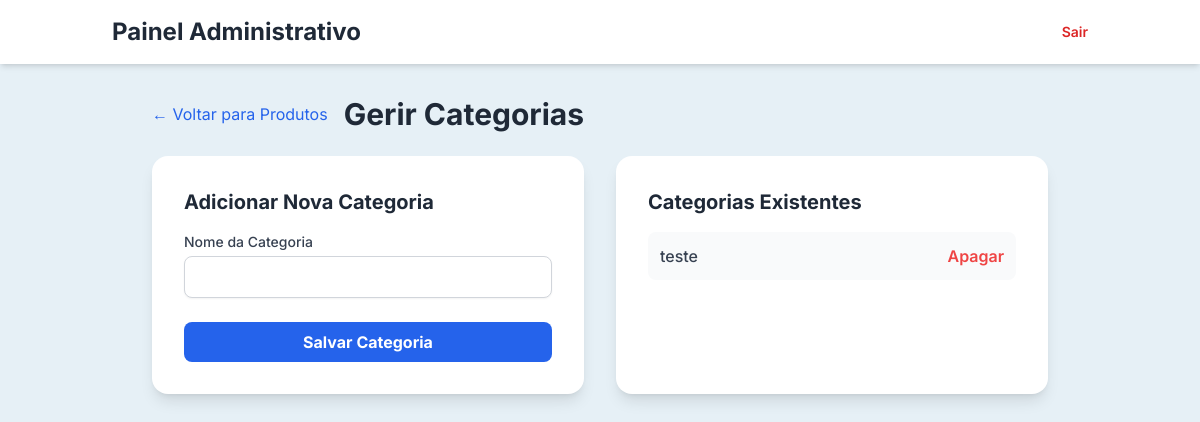
Before: /admin/categorias (signed in) with the older database file.
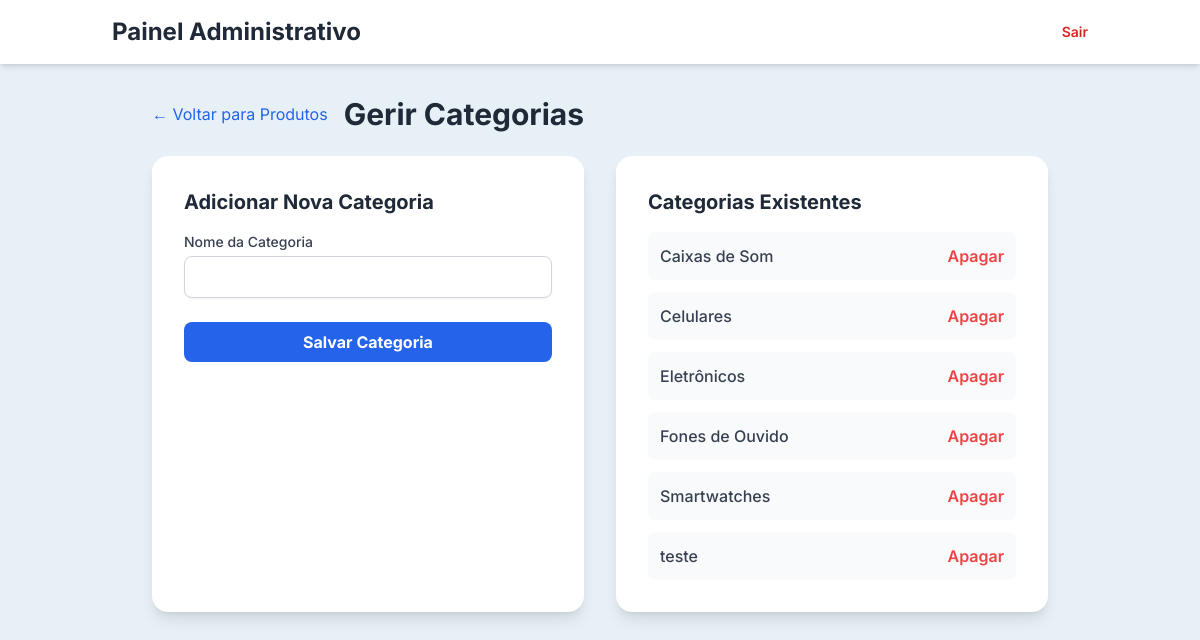
After: the same page with the newer database file.
### app.py (models this page shows)
class Category(db.Model):
    id = db.Column(db.Integer, primary_key=True)
    name = db.Column(db.String(50), unique=True, nullable=False)
    products = db.relationship('Product', backref='category', lazy=True)

### app.py (the view)
@app.route('/admin/categorias', methods=['GET', 'POST'])
@login_required
def admin_categories():
    form = CategoryForm()
    if form.validate_on_submit():
        new_category = Category(name=form.name.data)
        db.session.add(new_category)
        db.session.commit()
        flash('Categoria adicionada com sucesso!', 'success')
        return redirect(url_for('admin_categories'))
    categories = Category.query.order_by(Category.name).all()
    return render_template('admin_categories.html', title='Gerir Categorias', form=form, categories=categories)

### app.py (shortened to what this page needs)
class CategoryForm(FlaskForm):
    name = StringField('Nome da Categoria', validators=[DataRequired(), Length(min=2, max=50)])
    submit = SubmitField('Salvar Categoria')

### app.py (called while the page is built)
@login_manager.user_loader
def load_user(user_id):
    return db.session.get(User, int(user_id))

### templates/admin_categories.html (shortened to what this page needs)
{% extends "admin_layout.html" %}
{% block content %}
<div class="max-w-4xl mx-auto">
    <div class="flex items-center mb-6">
        <a href="{{ url_for('admin_dashboard') }}" class="text-blue-600 hover:underline mr-4">← Voltar para Produtos</a>
        <h2 class="text-3xl font-bold text-gray-800">Gerir Categorias</h2>
    </div>
    <div class="grid grid-cols-1 md:grid-cols-2 gap-8">
        <div class="bg-white p-8 rounded-2xl shadow-lg">
            <h3 class="text-xl font-bold text-gray-800 mb-4">Adicionar Nova Categoria</h3>
            <form method="POST" novalidate>
                <div>
                    {{ form.name.label(class="block text-sm font-medium text-gray-700 mb-1") }}
                    {{ form.name(class="w-full px-3 py-2 border border-gray-300 rounded-lg shadow-sm focus:outline-none focus:ring-blue-500 focus:border-blue-500") }}
                </div>
                <div class="mt-6">
                    {{ form.submit(class="w-full bg-blue-600 text-white font-bold py-2 px-4 rounded-lg hover:bg-blue-700 transition cursor-pointer") }}
                </div>
            </form>
        </div>
        <div class="bg-white p-8 rounded-2xl shadow-lg">
            <h3 class="text-xl font-bold text-gray-800 mb-4">Categorias Existentes</h3>
            <ul class="space-y-3">
                {% for category in categories %}
                <li class="flex justify-between items-center p-3 bg-gray-50 rounded-lg">
                    <span class="font-medium text-gray-700">{{ category.name }}</span>
                    <form action="{{ url_for('delete_category', category_id=category.id) }}" method="POST" onsubmit="return confirm('Tem a certeza que deseja apagar a categoria \'{{ category.name }}\'?');">
                        <button type="submit" class="text-red-500 hover:text-red-700 font-semibold">Apagar</button>
                    </form>
                </li>
                {% else %}
                <li class="text-gray-500">Nenhuma categoria cadastrada.</li>
                {% endfor %}
            </ul>
        </div>
    </div>
</div>
{% endblock %}

### templates/admin_layout.html (shortened to what this page needs)
<!DOCTYPE html>
<html lang="pt-BR">
<head>
    <script src="https://cdn.tailwindcss.com"></script>
</head>
<body class="bg-light">
    <header class="bg-white shadow-md">
        <nav class="container mx-auto px-6 py-4 flex justify-between items-center">
            <h1 class="text-2xl font-bold text-gray-800">Painel Administrativo</h1>
            {% if current_user.is_authenticated %}
            <a href="{{ url_for('logout') }}" class="text-sm font-semibold text-red-600 hover:text-red-800">Sair</a>
            {% endif %}
        </nav>
    </header>
    <main class="container mx-auto px-6 py-8">
        {% block content %}{% endblock %}
    </main>
</body>
</html>

### templates/admin_layout.html (style rules this page uses)
body { font-family: 'Inter', sans-serif; }

Changed rows visible on the page:
added Category: name "Caixas de Som"
added Category: name "Celulares"
added Category: name "Eletrônicos"
added Category: name "Fones de Ouvido"
added Category: name "Smartwatches"
